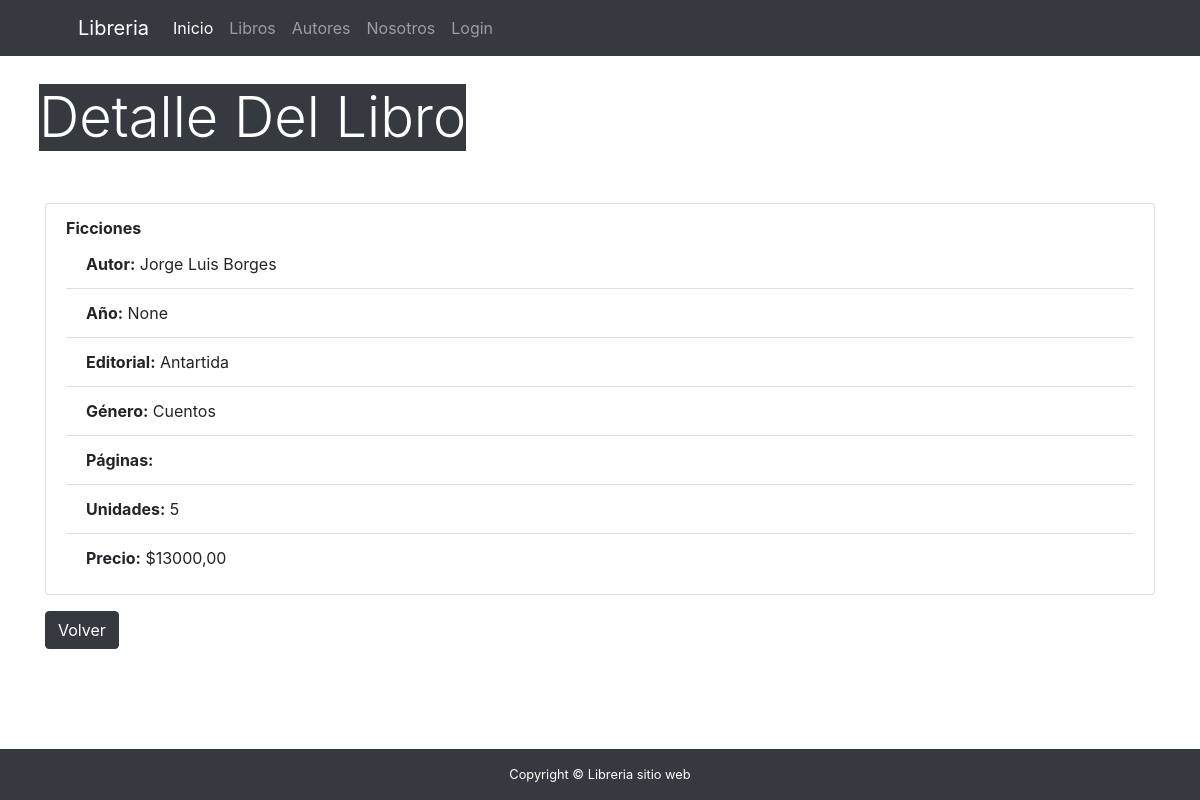
The page /libros/libros/detail/5 on the database its author committed.
### libros/models.py (models this page shows, shortened)
class Libro(models.Model):
    nombre_libro = models.CharField(max_length=100,unique=True)
    autor = models.CharField(max_length=200,null=True,blank=True)
    año = models.PositiveBigIntegerField(null=True,blank=True)
    editorial = models.ForeignKey(Editorial,on_delete=models.SET_NULL, null=True,blank=True)
    unidades = models.IntegerField(null=True,blank=True)
    precio = models.DecimalField(max_digits=10,decimal_places=2,null=True,blank=True)
    numero_paginas = models.PositiveBigIntegerField(null=True,blank=True)
    genero = models.CharField(max_length=100,null=True,blank=True)

class Editorial(models.Model):
    nombre = models.CharField(max_length=100,unique=True)
    def __str__(self):
        return self.nombre

### libros/views.py (the view)
# urls.py: path("libros/detail/<int:pk>",LibroDetail.as_view(),name="libro_detail") ,
class LibroDetail(DetailView):
    model = Libro

### libros/templates/libros/libro_detail.html (shortened to what this page needs)
{% extends 'core/base.html' %}
{% block body_title %}
    Detalle Del Libro
{% endblock body_title %}
{% block contenido %}
    <div class="container contenido mb-5">
        <ul class="list-group">
            <li class="list-group-item">
                <p class="fs-4 mb-0 font-weight-bold">{{libro.nombre_libro}}</p>
                <ul class="list-group list-group-flush">
                    <li class="list-group-item fs-6"><span class="font-weight-bold">Autor:</span> {{libro.autor}}</li>
                    <li class="list-group-item fs-6"><span class="font-weight-bold">Año:</span> {{libro.año}}</li>
                    <li class="list-group-item fs-6"><span class="font-weight-bold">Editorial:</span> {{libro.editorial}}</li>
                    <li class="list-group-item fs-6"><span class="font-weight-bold">Género:</span> {{libro.genero}}</li>
                    <li class="list-group-item fs-6"><span class="font-weight-bold">Páginas:</span> {{libro.paginas}}</li>
                    {% if libro.unidades %}
                    <li class="list-group-item fs-6"><span class="font-weight-bold">Unidades:</span> {{libro.unidades}}</li>
                    {% else %}
                    <li class="list-group-item fs-6"><span class="font-weight-bold">Unidades:</span> No Disponible</li>
                    {% endif %}
                    <li class="list-group-item fs-6"><span class="font-weight-bold">Precio:</span> ${{libro.precio}}</li>
                </ul>
            </li>
        </ul>
        <a href="{% url 'libros:lista_libros' %}" class="btn btn-dark mt-3">Volver</a>
    </div>
{% endblock contenido %}

### rows shown on the page
Libro: nombre_libro "Ficciones", autor "Jorge Luis Borges", año "None", editorial "Antartida", genero "Cuentos", unidades "5", precio "13000,00"
